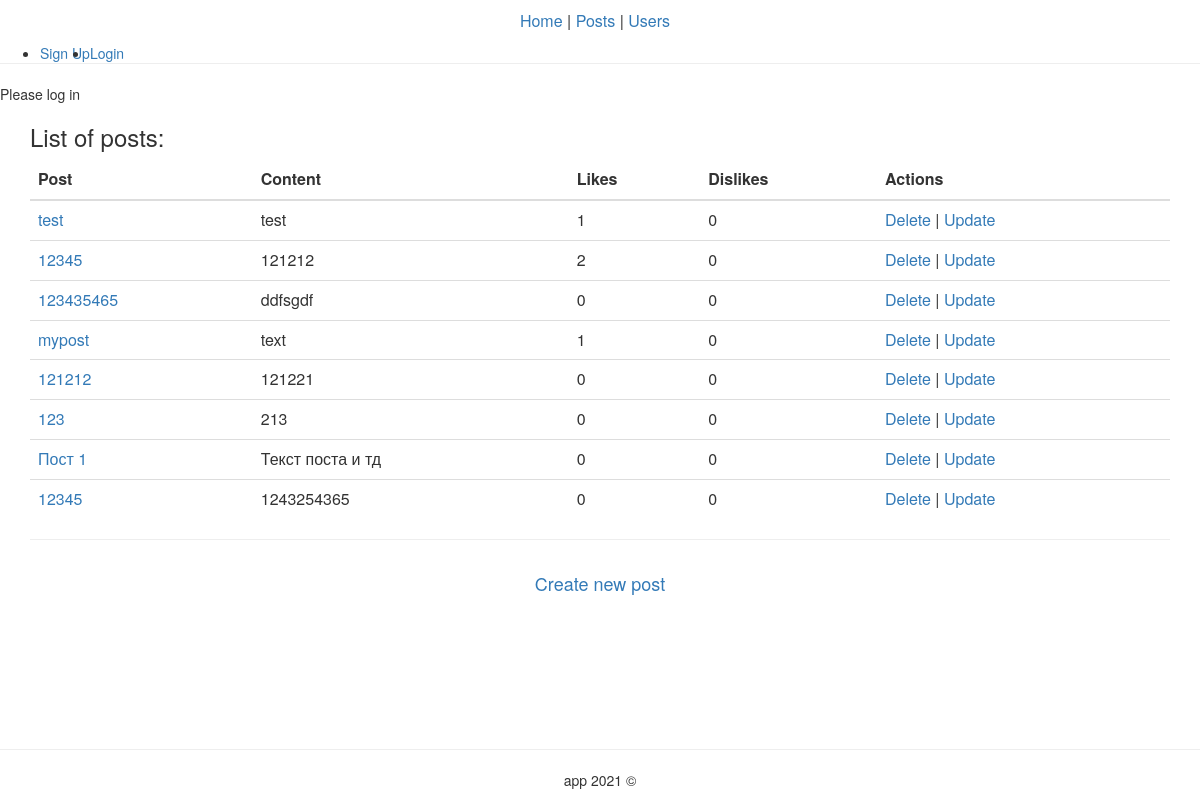
/posts/, run on an earlier commit of the app's database.
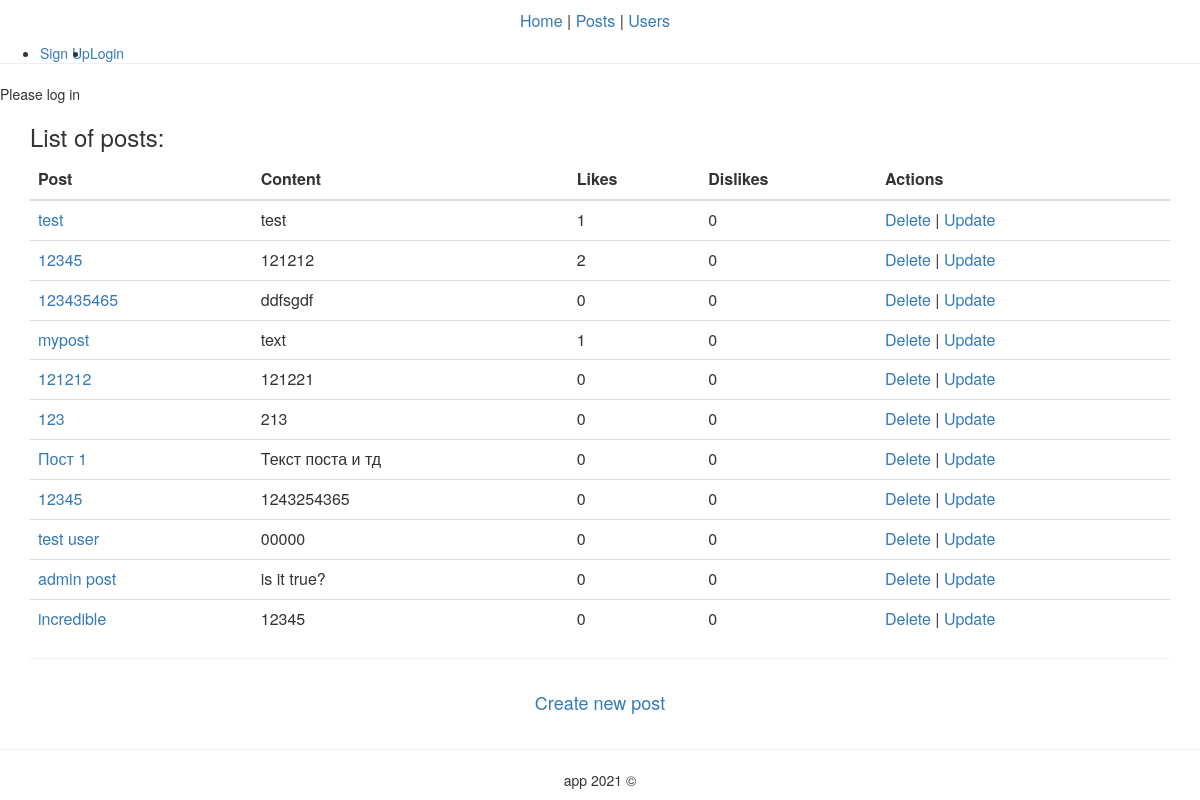
And on a later commit of the database.
### core/models.py (models this page shows, shortened)
class Base(models.Model):
    user = models.ForeignKey(User, null=True, blank=False, on_delete=models.CASCADE)
    created_at = models.DateTimeField(auto_now_add=True)
    updated_at = models.DateTimeField(auto_now=True)
    title = models.CharField(max_length=100, null=False, blank=False)
    content = models.TextField(null=False, blank=False)
    image = models.CharField(max_length=255, null=True, blank=True)
    slug = models.SlugField(null=True)
    class Meta:
        abstract = True

class Post(Base):
    title = models.CharField(max_length=100, null=False, blank=False)
    content = models.TextField(null=False, blank=False)
    image = models.CharField(max_length=255, null=True, blank=True)
    slug = models.SlugField(null=True)

### core/views.py (the view)
# urls.py: path("posts/", PostsView.as_view()),
class PostsView(TemplateView):
    template_name = 'core/posts.html'
    def get_context_data(self, **kwargs):
        posts = Post.objects.all()
        ctx = super().get_context_data(**kwargs)
        posts = Post.objects.all()
        ctx['results'] = [
            (
                p,
                p.like_set.filter(status=True).count(),
                p.like_set.filter(status=False).count()
            )
            for p in posts
        ]
        return ctx

### templates/core/posts.html
{% extends "base.html" %}
{% block container %}
<h3>List of posts:</h3>
<div>
    <table class="table">
        <thead>
        <tr>
            <th>Post</th>
            <th>Content</th>
            <th>Likes</th>
            <th>Dislikes</th>
            <th>Actions</th>
        </tr>
        </thead>
        <tbody>
        {% for post, likes, dislikes in results %}
        <tr>
            <td><a  href="{% url 'core:post_detail' slug=post.slug %}">
                {{ post.title }}
            </a></td>
            <td>{{ post.content|truncatechars:100 }}</td>
            <td>{{ likes }}</td>
            <td>{{ dislikes }}</td>
            <td><a href="{% url 'core:post_delete' slug=post.slug %}">Delete</a> |
                <a href="{% url 'core:post_update' slug=post.slug %}">Update</a>
            </td>
        </tr>
        {% endfor %}
        </tbody>
    </table>
</div>
<hr>
<a class="btn btn-secondary btn-lg btn-block" href="{% url 'core:post_create' %}" role="button">Create new post</a>
{% endblock container %}

### templates/base.html (shortened to what this page needs)
<head>
    {% include "style.html" %}
</head>
<body>
    {% include "menu.html" %}
<hr>
{% if user.is_authenticated %}
Hello {{user.username}}
</br>
{% block contetnt %}{% endblock contetnt %}
{% else %}
Please log in
{% endif %}
    <div class="container">
        {% block container %}
        {% endblock container %}
    </div>
</body>
<footer class="footer-bottom">
    <hr>
    <div class="text-center">
        <p>app 2021 &copy;</p>
    </div>
</footer>
</html>

### templates/style.html (shortened to what this page needs)
      <link rel="stylesheet" href="https://maxcdn.bootstrapcdn.com/bootstrap/3.4.1/css/bootstrap.min.css">

### templates/menu.html (shortened to what this page needs)
<nav class="nav text-center">
    <a class="nav-link" href= '/'>Home</a> |
    <a class="nav-link" href= '/posts'>Posts</a> |
    <a class="nav-link" href= '/users'>Users</a>
  <br>
</nav>
{% block menu %}
{% if user.is_authenticated %}
<ul class="navbar-nav me-2">
        <a class="nav-link" href="{% url 'logout' %}">Logout</a>
    </li>
</ul>
{% else %}
<ul class="navbar-nav me-2">
    <li class="nav-item">
        <a class="nav-link" href="{% url 'sign_up' %}">Sign Up</a>
    </li>
    <li class="nav-item">
        <a class="nav-link" href="{% url 'login' %}">Login</a>
    </li>
</ul>
{% endif %}
{% endblock menu %}

### templates/style.html (style rules this page uses)
.nav { padding: 10px; font-size: 16px; }
.footer-bottom { position: fixed; bottom: 0; width: 100%; }

What changed in the data, as far as the page shows it:
added Post: title "test user", content "00000", likes "0", dislikes "0"
added Post: title "admin post", content "is it true?", likes "0", dislikes "0"
added Post: title "incredible", content "12345", likes "0", dislikes "0"
